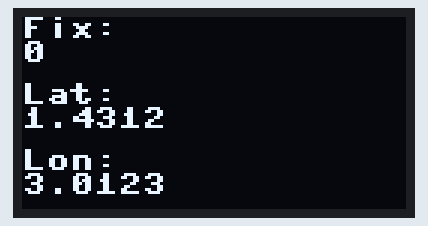
Bench run of a program on a simulated MicroPython board. On the bench: 128×64 one-colour display. Library files of the repository ran but are not shown: ssd1306.py.

Above: at 0.2 s.
At 1.3 s:
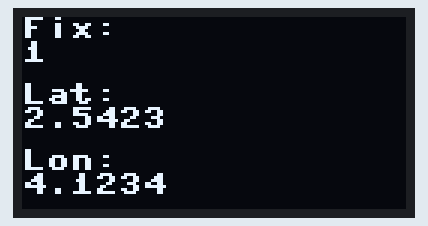
At 2.4 s:
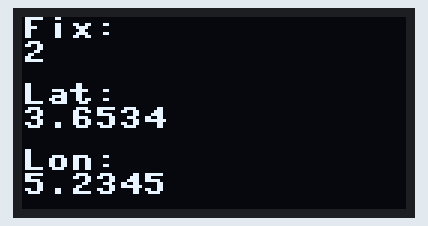
At 3.5 s:
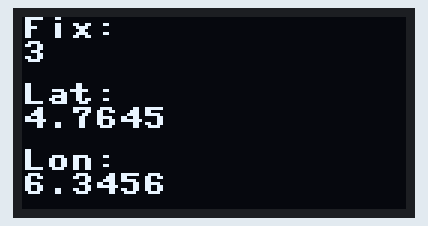
At 4.6 s:
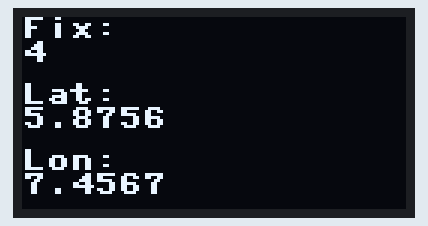
At 5.7 s:
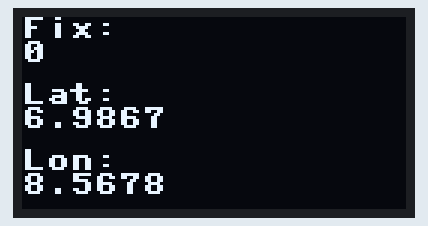

The program:

example_oled.py
```python
"""
OLED1306 Control Class

Created on 10 Sep 2022

:author: vdueck 198909
"""

from machine import Pin, I2C
from not_for_flash.ssd1306 import SSD1306_I2C
import utime

class Oled:
    """
    Oled class.
    """

    WIDTH = 128
    HEIGHT =64
    SCL_PIN = 3
    SDA_PIN = 2

    txtlines = [0, 8, 22, 30, 44, 52]

    @classmethod
    def initialize(cls):
        """
        Initializes the oled
        If everything is correct, the oled should display a satellite icon
        should light up
        """
        cls.i2c = I2C(1, scl = Pin(cls.SCL_PIN), sda = Pin(cls.SDA_PIN))
        cls.oled = SSD1306_I2C(cls.WIDTH, cls.HEIGHT, cls.i2c)
        cls.prepare()


    @classmethod
    def prepare(cls):
        cls.oled.fill(0)
        cls.oled.text("Fix:", 0, cls.txtlines[0])
        cls.oled.text("", 0, cls.txtlines[1])
        cls.oled.text("Lat:", 0, cls.txtlines[2])
        cls.oled.text("", 0, cls.txtlines[3])
        cls.oled.text("Lon:", 0, cls.txtlines[4])
        cls.oled.text("", 0, cls.txtlines[5])
        cls.oled.show()


    @classmethod
    def updateLat(cls, lat: str):
        cls.oled.text(lat, 0, cls.txtlines[3])
        cls.oled.show()


    @classmethod
    def updateLon(cls, lon: str):
        cls.oled.text(lon, 0, cls.txtlines[5])
        cls.oled.show()


    @classmethod
    def updateFix(cls, fix: str):
        cls.oled.text(fix, 0, cls.txtlines[1])
        cls.oled.show()
Oled.initialize()

i = 0
while True:
    fix = i % 5
    Oled.prepare()
    Oled.updateFix(str(fix))
    Oled.updateLat(str(i + 1) + "." + str(i + 4) + str(i + 3) + str(i + 1) + str(i + 2))
    Oled.updateLon(str(i + 3) + "." + str(i) + str(i + 1) + str(i + 2) + str(i + 3))
    i += 1
    i = i % 6
    utime.sleep(1)


        
```

Measured:
- by itself, everything shown: repeats every 6.6 s, in 12 steps
- what the display in image 0 shows lasts 1.1 s, from 0.1 s to 1.2 s
